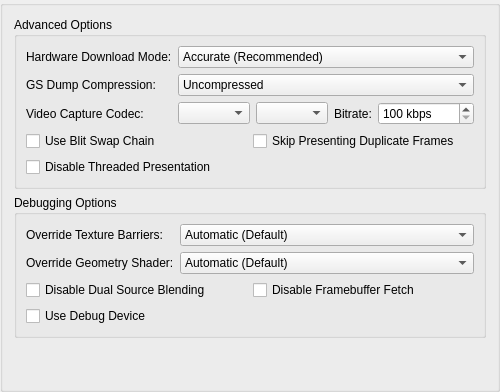
     <widget class="QGroupBox" name="advancedTab">
      <attribute name="title">
       <string>Advanced</string>
      </attribute>
      <layout class="QVBoxLayout" name="verticalLayout_2">
       <item>
        <widget class="QGroupBox" name="advancedOptions">
         <property name="title">
          <string>Advanced Options</string>
         </property>
         <layout class="QFormLayout" name="advancedOptionsFormLayout">
          <item row="0" column="0">
           <widget class="QLabel" name="label_42">
            <property name="text">
             <string>Hardware Download Mode:</string>
            </property>
           </widget>
          </item>
          <item row="0" column="1">
           <widget class="QComboBox" name="gsDownloadMode">
            <item>
             <property name="text">
              <string>Accurate (Recommended)</string>
             </property>
            </item>
            <item>
             <property name="text">
              <string>Disable Readbacks (Synchronize GS Thread)</string>
             </property>
            </item>
            <item>
             <property name="text">
              <string>Unsynchronized (Non-Deterministic)</string>
             </property>
            </item>
            <item>
             <property name="text">
              <string>Disabled (Ignore Transfers)</string>
             </property>
            </item>
           </widget>
          </item>
          <item row="1" column="0">
           <widget class="QLabel" name="label_34">
            <property name="text">
             <string>GS Dump Compression:</string>
            </property>
           </widget>
          </item>
          <item row="1" column="1">
           <widget class="QComboBox" name="gsDumpCompression">
            <item>
             <property name="text">
              <string>Uncompressed</string>
             </property>
            </item>
            <item>
             <property name="text">
              <string>LZMA (xz)</string>
             </property>
            </item>
            <item>
             <property name="text">
              <string>Zstandard (zst)</string>
             </property>
            </item>
           </widget>
          </item>
          <item row="3" column="0" colspan="2">
           <layout class="QGridLayout" name="gridLayout_9">
            <item row="0" column="1">
             <widget class="QCheckBox" name="skipPresentingDuplicateFrames">
              <property name="text">
               <string>Skip Presenting Duplicate Frames</string>
              </property>
             </widget>
            </item>
            <item row="0" column="0">
             <widget class="QCheckBox" name="useBlitSwapChain">
              <property name="text">
               <string>Use Blit Swap Chain</string>
              </property>
             </widget>
            </item>
            <item row="1" column="0">
             <widget class="QCheckBox" name="threadedPresentation">
              <property name="text">
               <string>Disable Threaded Presentation</string>
              </property>
             </widget>
            </item>
           </layout>
          </item>
          <item row="2" column="0">
           <widget class="QLabel" name="label_45">
            <property name="text">
             <string>Video Capture Codec:</string>
            </property>
           </widget>
          </item>
          <item row="2" column="1">
           <layout class="QHBoxLayout" name="horizontalLayout_5" stretch="1,0,0,0">
            <item>
             <widget class="QComboBox" name="videoCaptureCodec"/>
            </item>
            <item>
             <widget class="QComboBox" name="videoCaptureContainer"/>
            </item>
            <item>
             <widget class="QLabel" name="label_46">
              <property name="text">
               <string>Bitrate:</string>
              </property>
             </widget>
            </item>
            <item>
             <widget class="QSpinBox" name="videoCaptureBitrate">
              <property name="suffix">
               <string> kbps</string>
              </property>
              <property name="minimum">
               <number>100</number>
              </property>
              <property name="maximum">
               <number>100000</number>
              </property>
              <property name="singleStep">
               <number>100</number>
              </property>
             </widget>
            </item>
           </layout>
          </item>
         </layout>
        </widget>
       </item>
       <item>
        <widget class="QGroupBox" name="debuggingOptions">
         <property name="title">
          <string>Debugging Options</string>
         </property>
         <layout class="QFormLayout" name="debuggingOptionsFormLayout">
          <item row="0" column="0">
           <widget class="QLabel" name="label_19">
            <property name="text">
             <string>Override Texture Barriers:</string>
            </property>
           </widget>
          </item>
          <item row="0" column="1">
           <widget class="QComboBox" name="overrideTextureBarriers">
            <item>
             <property name="text">
              <string>Automatic (Default)</string>
             </property>
            </item>
            <item>
             <property name="text">
              <string>Force Disabled</string>
             </property>
            </item>
            <item>
             <property name="text">
              <string>Force Enabled</string>
             </property>
            </item>
           </widget>
          </item>
          <item row="1" column="0">
           <widget class="QLabel" name="label_30">
            <property name="text">
             <string>Override Geometry Shader:</string>
            </property>
           </widget>
          </item>
          <item row="1" column="1">
           <widget class="QComboBox" name="overrideGeometryShader">
            <item>
             <property name="text">
              <string>Automatic (Default)</string>
             </property>
            </item>
            <item>
             <property name="text">
              <string>Force Disabled</string>
             </property>
            </item>
            <item>
             <property name="text">
              <string>Force Enabled</string>
             </property>
            </item>
           </widget>
          </item>
          <item row="3" column="0" colspan="2">
           <layout class="QGridLayout" name="gridLayout_7">
            <item row="1" column="0">
             <widget class="QCheckBox" name="useDebugDevice">
              <property name="text">
               <string>Use Debug Device</string>
              </property>
             </widget>
            </item>
            <item row="0" column="0">
             <widget class="QCheckBox" name="disableDualSource">
              <property name="text">
               <string>Disable Dual Source Blending</string>
              </property>
             </widget>
            </item>
            <item row="0" column="1">
             <widget class="QCheckBox" name="disableFramebufferFetch">
              <property name="text">
               <string>Disable Framebuffer Fetch</string>
              </property>
             </widget>
            </item>
           </layout>
          </item>
         </layout>
        </widget>
       </item>
       <item>
        <spacer name="verticalSpacer_2">
         <property name="orientation">
          <enum>Qt::Vertical</enum>
         </property>
         <property name="sizeHint" stdset="0">
          <size>
           <width>20</width>
           <height>40</height>
          </size>
         </property>
        </spacer>
       </item>
      </layout>
     </widget>
